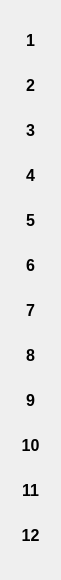
    <widget class="QGroupBox" name="horizontal12x12">
     <property name="geometry">
      <rect>
       <x>30</x>
       <y>50</y>
       <width>61</width>
       <height>580</height>
      </rect>
     </property>
     <property name="styleSheet">
      <string notr="true">border:none
</string>
     </property>
     <property name="title">
      <string/>
     </property>
     <layout class="QVBoxLayout" name="verticalLayout_4">
      <item>
       <widget class="QPushButton" name="one_7">
        <property name="font">
         <font>
          <pointsize>12</pointsize>
          <weight>75</weight>
          <bold>true</bold>
         </font>
        </property>
        <property name="styleSheet">
         <string notr="true">border:none</string>
        </property>
        <property name="text">
         <string>1</string>
        </property>
       </widget>
      </item>
      <item>
       <widget class="QPushButton" name="two_7">
        <property name="font">
         <font>
          <pointsize>12</pointsize>
          <weight>75</weight>
          <bold>true</bold>
         </font>
        </property>
        <property name="styleSheet">
         <string notr="true">border:none</string>
        </property>
        <property name="text">
         <string>2</string>
        </property>
       </widget>
      </item>
      <item>
       <widget class="QPushButton" name="three_7">
        <property name="font">
         <font>
          <pointsize>12</pointsize>
          <weight>75</weight>
          <bold>true</bold>
         </font>
        </property>
        <property name="styleSheet">
         <string notr="true">border:none</string>
        </property>
        <property name="text">
         <string>3</string>
        </property>
       </widget>
      </item>
      <item>
       <widget class="QPushButton" name="four_7">
        <property name="font">
         <font>
          <pointsize>12</pointsize>
          <weight>75</weight>
          <bold>true</bold>
         </font>
        </property>
        <property name="styleSheet">
         <string notr="true"/>
        </property>
        <property name="text">
         <string>4</string>
        </property>
       </widget>
      </item>
      <item>
       <widget class="QPushButton" name="five_7">
        <property name="font">
         <font>
          <pointsize>12</pointsize>
          <weight>75</weight>
          <bold>true</bold>
         </font>
        </property>
        <property name="styleSheet">
         <string notr="true"/>
        </property>
        <property name="text">
         <string>5</string>
        </property>
       </widget>
      </item>
      <item>
       <widget class="QPushButton" name="six_7">
        <property name="font">
         <font>
          <pointsize>12</pointsize>
          <weight>75</weight>
          <bold>true</bold>
         </font>
        </property>
        <property name="styleSheet">
         <string notr="true"/>
        </property>
        <property name="text">
         <string>6</string>
        </property>
       </widget>
      </item>
      <item>
       <widget class="QPushButton" name="pushButton_13">
        <property name="font">
         <font>
          <pointsize>12</pointsize>
          <weight>75</weight>
          <bold>true</bold>
         </font>
        </property>
        <property name="text">
         <string>7</string>
        </property>
       </widget>
      </item>
      <item>
       <widget class="QPushButton" name="pushButton_14">
        <property name="font">
         <font>
          <pointsize>12</pointsize>
          <weight>75</weight>
          <bold>true</bold>
         </font>
        </property>
        <property name="text">
         <string>8</string>
        </property>
       </widget>
      </item>
      <item>
       <widget class="QPushButton" name="pushButton_15">
        <property name="font">
         <font>
          <pointsize>12</pointsize>
          <weight>75</weight>
          <bold>true</bold>
         </font>
        </property>
        <property name="text">
         <string>9</string>
        </property>
       </widget>
      </item>
      <item>
       <widget class="QPushButton" name="pushButton_16">
        <property name="font">
         <font>
          <pointsize>12</pointsize>
          <weight>75</weight>
          <bold>true</bold>
         </font>
        </property>
        <property name="text">
         <string>10</string>
        </property>
       </widget>
      </item>
      <item>
       <widget class="QPushButton" name="pushButton_17">
        <property name="font">
         <font>
          <pointsize>12</pointsize>
          <weight>75</weight>
          <bold>true</bold>
         </font>
        </property>
        <property name="text">
         <string>11</string>
        </property>
       </widget>
      </item>
      <item>
       <widget class="QPushButton" name="pushButton_18">
        <property name="font">
         <font>
          <pointsize>12</pointsize>
          <weight>75</weight>
          <bold>true</bold>
         </font>
        </property>
        <property name="text">
         <string>12</string>
        </property>
       </widget>
      </item>
     </layout>
    </widget>
